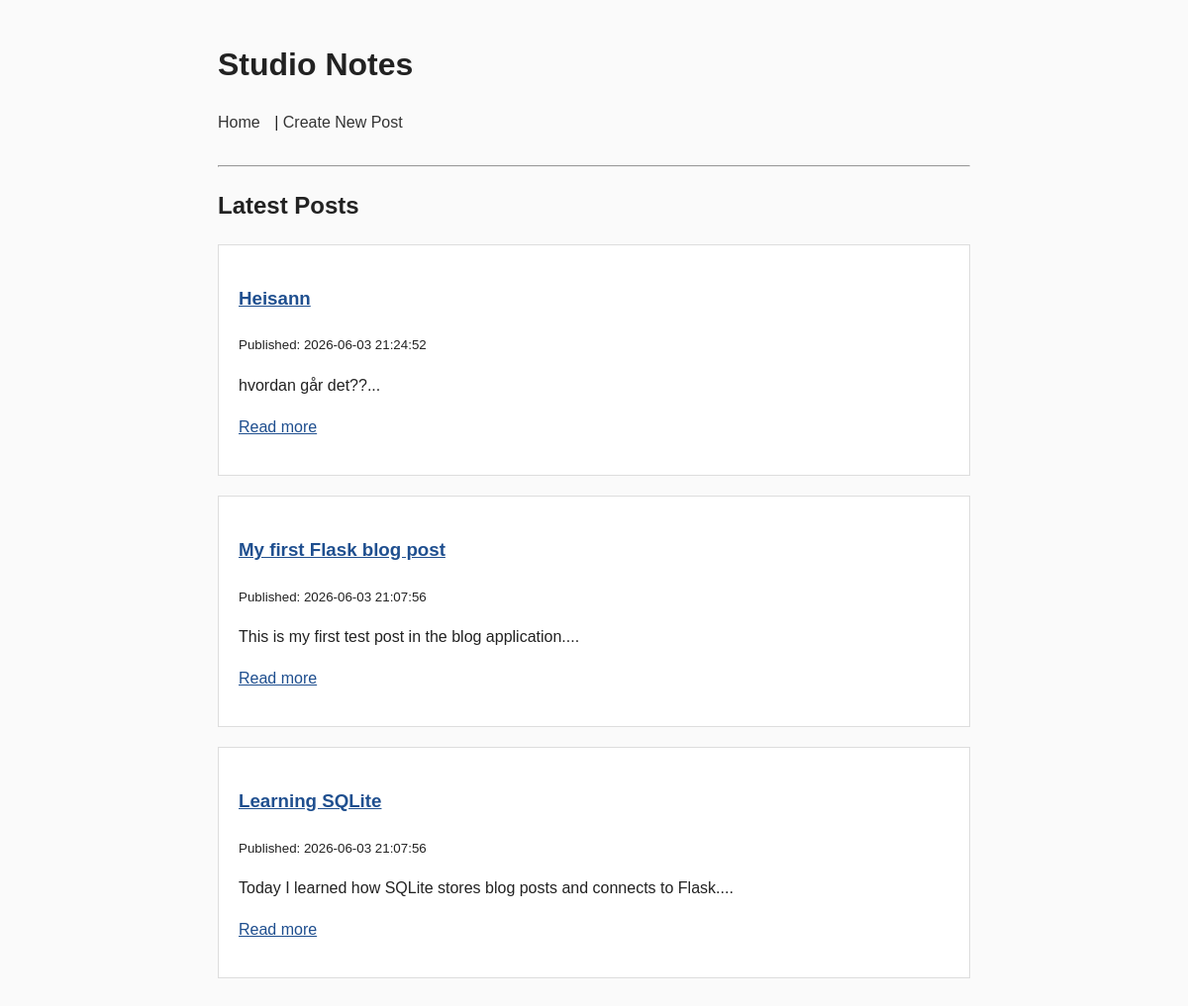
Before: / with the older database file.
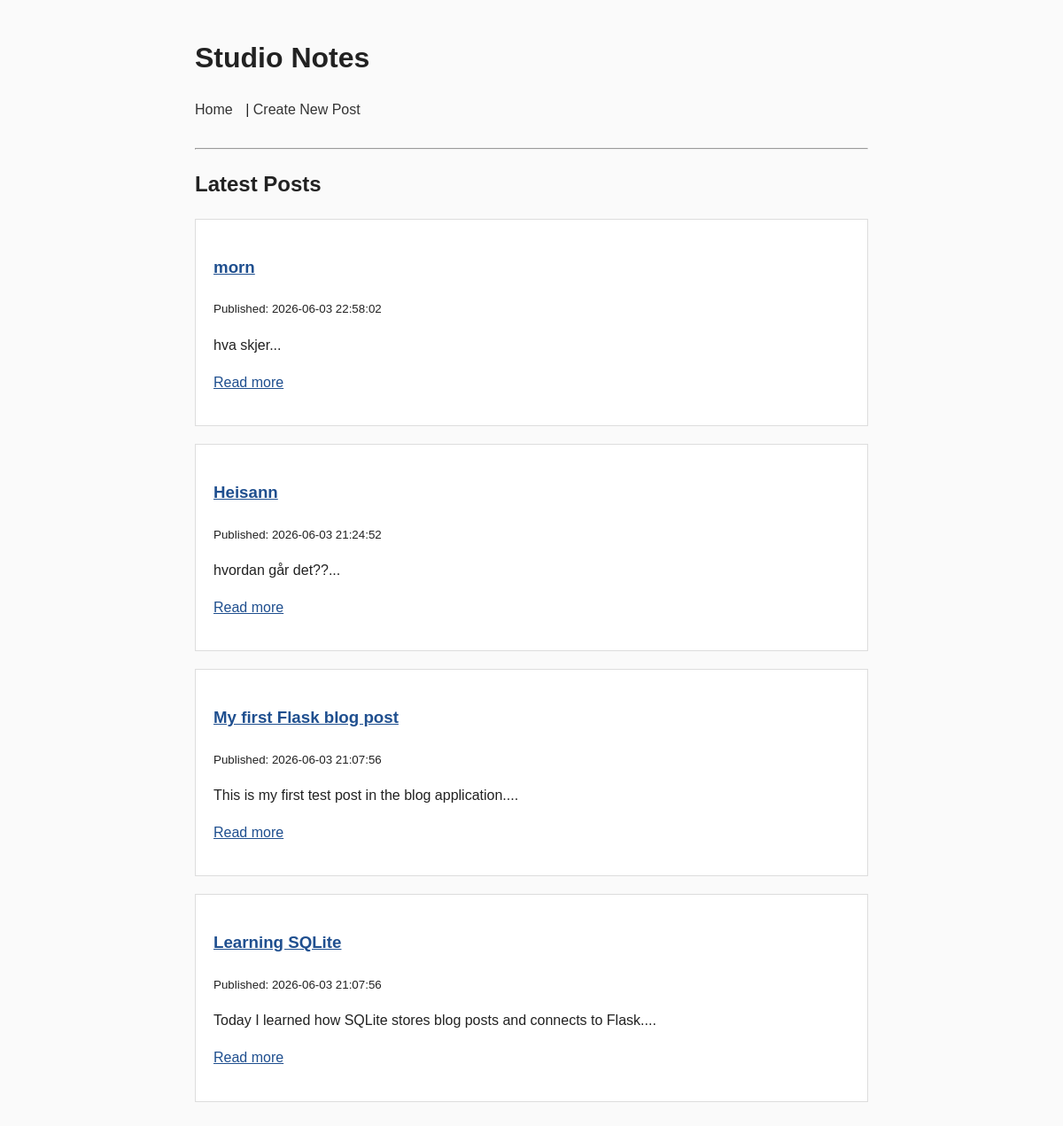
After: the same page with the newer database file.
### tables this page shows
CREATE TABLE posts (
    id INTEGER PRIMARY KEY AUTOINCREMENT,
    title TEXT NOT NULL,
    body TEXT NOT NULL,
    created_at TEXT NOT NULL DEFAULT CURRENT_TIMESTAMP,
    updated_at TEXT
);

### app.py (the view)
@app.route("/")
def home():
    posts = database.get_all_posts()
    return render_template("index.html", posts=posts)

### database.py (called while the page is built)
def get_db_connection():
    connection = sqlite3.connect(DATABASE)
    connection.row_factory = sqlite3.Row
    return connection

def get_all_posts():
    connection = get_db_connection()
    posts = connection.execute(
        "SELECT * FROM posts ORDER BY created_at DESC"
    ).fetchall()
    connection.close()
    return posts

### templates/index.html
{% extends "layout.html" %}
{% block content %}
<h2>Latest Posts</h2>
{% if posts %}
    {% for post in posts %}
        <article>
            <h3>
                <a href="/posts/{{ post.id }}">{{ post.title }}</a>
            </h3>
            <p><small>Published: {{ post.created_at }}</small></p>
            <p>{{ post.body[:150] }}...</p>
            <p>
                <a href="/posts/{{ post.id }}">Read more</a>
            </p>
        </article>
    {% endfor %}
{% else %}
    <p>No blog posts yet.</p>
{% endif %}
{% endblock %}

### templates/layout.html (shortened to what this page needs)
<!DOCTYPE html>
<html>
<head>
    <link rel="stylesheet" href="{{ url_for('static', filename='style.css') }}">
</head>
<body>
    <header>
        <h1>Studio Notes</h1>
    </header>
   <nav>
    <a href="/">Home</a>
    |
    <a href="/posts/new">Create New Post</a>
</nav>
    <hr>
    {% block content %}
    {% endblock %}
</body>
</html>

### static/style.css (style rules this page uses)
body { font-family: Arial, sans-serif; max-width: 760px; margin: 40px auto; padding: 0 20px; line-height: 1.6; background-color: #fafafa; color: #222; }
header { margin-bottom: 20px; }
header h1 { margin-bottom: 5px; }
nav { margin-bottom: 30px; }
nav a { text-decoration: none; color: #333; margin-right: 10px; }
article { background: white; padding: 20px; margin-bottom: 20px; border: 1px solid #ddd; }
a { color: #1f4f8f; }

Changed rows visible on the page:
added posts: title "morn", created_at "2026-06-03 22:58:02", body "hva skjer"
